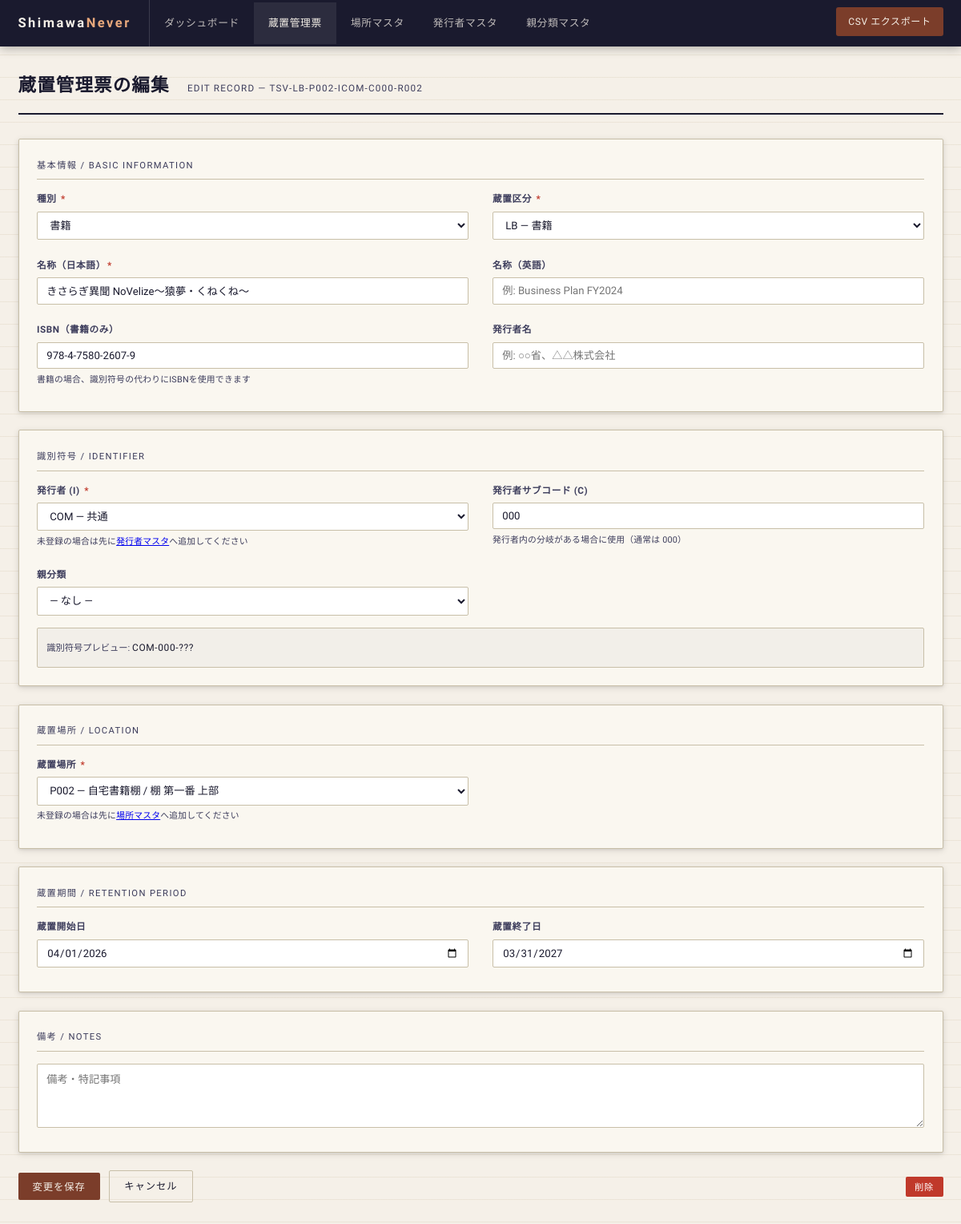
The app's page /records/2/edit with its own data.
### tables this page shows
CREATE TABLE vault_records (
        id INTEGER PRIMARY KEY AUTOINCREMENT,

        -- 蔵置管理票番号の構成要素
        vault_type TEXT NOT NULL DEFAULT 'LH',   -- LS/LI/LH/LW/LB/他
        issuer_id INTEGER REFERENCES issuers(id),
        issuer_sub TEXT DEFAULT '000',            -- C部分
        location_id INTEGER REFERENCES locations(id),
        record_seq INTEGER NOT NULL DEFAULT 1,   -- R部分の連番

        -- 蔵置管理票番号（computed想定、別途アプリで生成）
        vault_ticket_no TEXT,

        -- 基本情報
        category TEXT NOT NULL CHECK(category IN ('document', 'book')),
        name_ja TEXT NOT NULL,
        name_en TEXT,
        isbn TEXT,                            -- 書籍の場合
        issuer_name TEXT,                     -- 発行者名（自由記述）
        parent_category_id INTEGER REFERENCES parent_categories(id),

        -- 蔵置期間
        retention_start TEXT,
        retention_end TEXT,

        -- 登録日時
        registered_at TEXT DEFAULT (datetime('now', 'localtime')),

        -- 備考
        notes TEXT
    );

CREATE TABLE issuers (
        id INTEGER PRIMARY KEY AUTOINCREMENT,
        code TEXT NOT NULL UNIQUE,           -- COM など（英字）
        name TEXT NOT NULL,
        created_at TEXT DEFAULT (datetime('now', 'localtime'))
    );

CREATE TABLE locations (
        id INTEGER PRIMARY KEY AUTOINCREMENT,
        place_code TEXT NOT NULL UNIQUE,     -- P001 など
        name TEXT NOT NULL,
        shelf TEXT,                          -- 棚・区画
        address TEXT,
        created_at TEXT DEFAULT (datetime('now', 'localtime'))
    );

### main.py (the view)
@app.get("/records/{record_id}/edit")
def edit_record_form(request: Request, record_id: int):
    conn = get_connection()
    record = conn.execute("SELECT * FROM vault_records WHERE id=?", (record_id,)).fetchone()
    issuers = conn.execute("SELECT * FROM issuers ORDER BY code").fetchall()
    locations = conn.execute("SELECT * FROM locations ORDER BY place_code").fetchall()
    parent_cats = conn.execute("SELECT * FROM parent_categories ORDER BY name").fetchall()
    conn.close()
    if not record:
        raise HTTPException(404)
    return templates.TemplateResponse("records/form.html", {
        "request": request, "record": record,
        "issuers": issuers, "locations": locations, "parent_cats": parent_cats,
        "vault_types": ["LS", "LI", "LH", "LW", "LB", "OTHER"]
    })

### templates/records/form.html (shortened to what this page needs)
{% extends "base.html" %}
{% block content %}
<div class="page-header">
  <h1>{% if record %}蔵置管理票の編集{% else %}新規蔵置登録{% endif %}</h1>
  <span class="subtitle">{% if record %}EDIT RECORD — {{ record.vault_ticket_no }}{% else %}NEW VAULT RECORD{% endif %}</span>
</div>
<form method="post" action="{% if record %}/records/{{ record.id }}/edit{% else %}/records/new{% endif %}">
  <div class="form-section">
    <div class="form-section-title">基本情報 / Basic Information</div>
    <div class="form-grid">
      <div class="form-group">
        <label>種別 <span class="req">*</span></label>
        <select name="category" required>
          <option value="book" {% if record and record.category == 'book' %}selected{% endif %}>書籍</option>
        </select>
      </div>
      <div class="form-group">
        <label>蔵置区分 <span class="req">*</span></label>
        <select name="vault_type" required>
          {% for vt in vault_types %}
          <option value="{{ vt }}" {% if record and record.vault_type == vt %}selected{% elif not record and vt == 'LH' %}selected{% endif %}>
            {{ vt }}{% if vt == 'LS' %} — 機密資料{% elif vt == 'LI' %} — 重要資料{% elif vt == 'LH' %} — 記録資料{% elif vt == 'LW' %} — 持出資料{% elif vt == 'LB' %} — 書籍{% endif %}
          </option>
          {% endfor %}
        </select>
      </div>
      <div class="form-group">
        <label>名称（日本語）<span class="req">*</span></label>
        <input type="text" name="name_ja" value="{{ record.name_ja if record else '' }}" required placeholder="例: 令和6年度 事業計画書">
      </div>
      <div class="form-group">
        <label>名称（英語）</label>
        <input type="text" name="name_en" value="{{ record.name_en if record else '' }}" placeholder="例: Business Plan FY2024">
      </div>
      <div class="form-group" id="isbn-field">
        <label>ISBN（書籍のみ）</label>
        <input type="text" name="isbn" value="{{ record.isbn if record else '' }}" placeholder="978-4-XXXXXXXXX-X">
        <span class="form-hint">書籍の場合、識別符号の代わりにISBNを使用できます</span>
      </div>
      <div class="form-group">
        <label>発行者名</label>
        <input type="text" name="issuer_name" value="{{ record.issuer_name if record else '' }}" placeholder="例: ○○省、△△株式会社">
      </div>
    </div>
  </div>
  <div class="form-section">
    <div class="form-section-title">識別符号 / Identifier</div>
    <div class="form-grid">
      <div class="form-group">
        <label>発行者 (I) <span class="req">*</span></label>
        <select name="issuer_id" required>
          {% for iss in issuers %}
          <option value="{{ iss.id }}" {% if record and record.issuer_id == iss.id %}selected{% endif %}>
            {{ iss.code }} — {{ iss.name }}
          </option>
          {% endfor %}
        </select>
        <span class="form-hint">未登録の場合は先に<a href="/issuers">発行者マスタ</a>へ追加してください</span>
      </div>
      <div class="form-group">
        <label>発行者サブコード (C)</label>
        <input type="text" name="issuer_sub" value="{{ record.issuer_sub if record else '000' }}"
          placeholder="000" maxlength="20" style="font-family:var(--mono);">
        <span class="form-hint">発行者内の分岐がある場合に使用（通常は 000）</span>
      </div>
      <div class="form-group">
        <label>親分類</label>
        <select name="parent_category_id">
          <option value="">— なし —</option>
        </select>
      </div>
    </div>
    <div style="margin-top:0.5rem;padding:0.75rem;background:rgba(0,0,0,0.03);border-radius:2px;border:1px solid var(--rule);">
      <span style="font-size:0.75rem;color:var(--ink-light);">識別符号プレビュー: </span>
      <span class="ticket-no" id="id-preview">—</span>
    </div>
  </div>
  <div class="form-section">
    <div class="form-section-title">蔵置場所 / Location</div>
    <div class="form-grid">
      <div class="form-group">
        <label>蔵置場所 <span class="req">*</span></label>
        <select name="location_id" required>
          {% for loc in locations %}
          <option value="{{ loc.id }}" {% if record and record.location_id == loc.id %}selected{% endif %}>
            {{ loc.place_code }} — {{ loc.name }}{% if loc.shelf %} / {{ loc.shelf }}{% endif %}
          </option>
          {% endfor %}
        </select>
        <span class="form-hint">未登録の場合は先に<a href="/locations">場所マスタ</a>へ追加してください</span>
      </div>
    </div>
  </div>
  <div class="form-section">
    <div class="form-section-title">蔵置期間 / Retention Period</div>
    <div class="form-grid">
      <div class="form-group">
        <label>蔵置開始日</label>
        <input type="date" name="retention_start" value="{{ record.retention_start if record else '' }}">
      </div>
      <div class="form-group">
        <label>蔵置終了日</label>
        <input type="date" name="retention_end" value="{{ record.retention_end if record else '' }}">
      </div>
    </div>
  </div>
  <div class="form-section">
    <div class="form-section-title">備考 / Notes</div>
    <div class="form-group">
      <textarea name="notes" placeholder="備考・特記事項">{{ record.notes if record else '' }}</textarea>
    </div>
  </div>
  <div class="action-bar">
    <button type="submit" class="btn btn-primary">{% if record %}変更を保存{% else %}登録する{% endif %}</button>
    <a href="{% if record %}/records/{{ record.id }}{% else %}/records{% endif %}" class="btn btn-outline">キャンセル</a>
    {% if record %}
    <form method="post" action="/records/{{ record.id }}/delete" data-confirm="この蔵置管理票を削除してよいですか？" style="display:inline;">
      <button type="submit" class="btn btn-danger btn-sm">削除</button>
    </form>
    {% endif %}
  </div>
</form>
{% endblock %}

### static/css/style.css (style rules this page uses)
:root { --ink: #1a1a2e; --ink-light: #3d3d5c; --paper: #f5f0e8; --paper-warm: #ede8d8; --rule: #c8bfa8; --accent: #7b3d2a; --accent-light: #a85240; --stamp-red: #c0392b; --stamp-blue: #2c5f8a; --stamp-green: #2a6b3d; --mono: 'Courier Prime', monospace; --serif: 'Noto Serif JP', serif; --sans: 'BIZ UDGothic', sans-serif; --shadow: 0 2px 8px rgba(0,0,0,0.12), 0 1px 3px rgba(0,0,0,0.08); --shadow-lg: 0 8px 32px rgba(0,0,0,0.18), 0 2px 8px rgba(0,0,0,0.10); }
*, *::before, *::after { box-sizing: border-box; margin: 0; padding: 0; }
html { font-size: 15px; }
body { background: var(--paper); background-image: repeating-linear-gradient( 0deg, transparent, transparent 27px, rgba(180,160,120,0.15) 27px, rgba(180,160,120,0.15) 28px ); color: var(--ink); font-family: var(--sans); line-height: 1.7; min-height: 100vh; }
.page-header { border-bottom: 2px solid var(--ink); padding-bottom: 1rem; margin-bottom: 2rem; display: flex; align-items: baseline; gap: 1.5rem; }
.page-header h1 { font-family: var(--serif); font-size: 1.5rem; font-weight: 600; letter-spacing: 0.05em; }
.page-header .subtitle { font-family: var(--mono); font-size: 0.78rem; color: var(--ink-light); letter-spacing: 0.1em; }
.ticket-no { font-family: var(--mono); font-size: 0.8rem; color: var(--ink); letter-spacing: 0.05em; white-space: nowrap; }
.form-grid { display: grid; grid-template-columns: 1fr 1fr; gap: 1rem 2rem; }
.form-group { display: flex; flex-direction: column; gap: 0.3rem; margin-bottom: 0.5rem; }
.form-group label { font-size: 0.78rem; font-weight: 700; color: var(--ink-light); letter-spacing: 0.05em; text-transform: uppercase; }
.form-group label .req { color: var(--stamp-red); margin-left: 2px; }
input[type="text"], input[type="date"], input[type="email"], select, textarea { width: 100%; padding: 0.55rem 0.75rem; border: 1px solid var(--rule); border-radius: 2px; background: #fff; font-family: var(--sans); font-size: 0.88rem; color: var(--ink); transition: border-color 0.2s, box-shadow 0.2s; }
textarea { resize: vertical; min-height: 80px; }
.form-hint { font-size: 0.72rem; color: var(--ink-light); letter-spacing: 0.02em; }
.btn { display: inline-block; padding: 0.55rem 1.2rem; border: none; border-radius: 2px; font-family: var(--mono); font-size: 0.82rem; letter-spacing: 0.08em; cursor: pointer; text-decoration: none; transition: opacity 0.2s, transform 0.1s; }
.btn-primary { background: var(--accent); color: var(--paper); }
.btn-outline { background: transparent; color: var(--ink); border: 1px solid var(--rule); }
.btn-danger { background: var(--stamp-red); color: white; }
.btn-sm { padding: 0.3rem 0.75rem; font-size: 0.75rem; }
.action-bar { display: flex; gap: 0.75rem; align-items: center; flex-wrap: wrap; margin-bottom: 1.5rem; }
.form-section { background: #faf7f0; border: 1px solid var(--rule); border-radius: 2px; padding: 1.5rem; margin-bottom: 1.5rem; box-shadow: var(--shadow); }
.form-section-title { font-family: var(--mono); font-size: 0.75rem; letter-spacing: 0.12em; text-transform: uppercase; color: var(--ink-light); border-bottom: 1px solid var(--rule); padding-bottom: 0.5rem; margin-bottom: 1rem; }

### records on screen
vault_records: vault_ticket_no "TSV-LB-P002-ICOM-C000-R002", category "書籍", vault_type "LB — 書籍", name_ja "きさらぎ異聞 NoVelize～猿夢・くねくね～", isbn "978-4-7580-2607-9", issuer_id "COM — 共通", issuer_sub "000", location_id "P002 — 自宅書籍棚 / 棚 第一番 上部", retention_start "04/01/2026", retention_end "03/31/2027"
